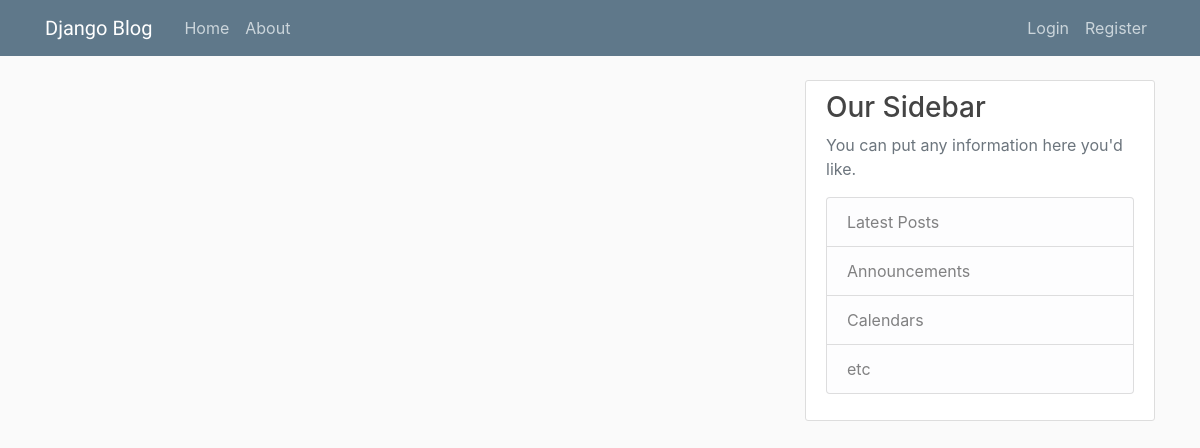
The app's page /, older data.
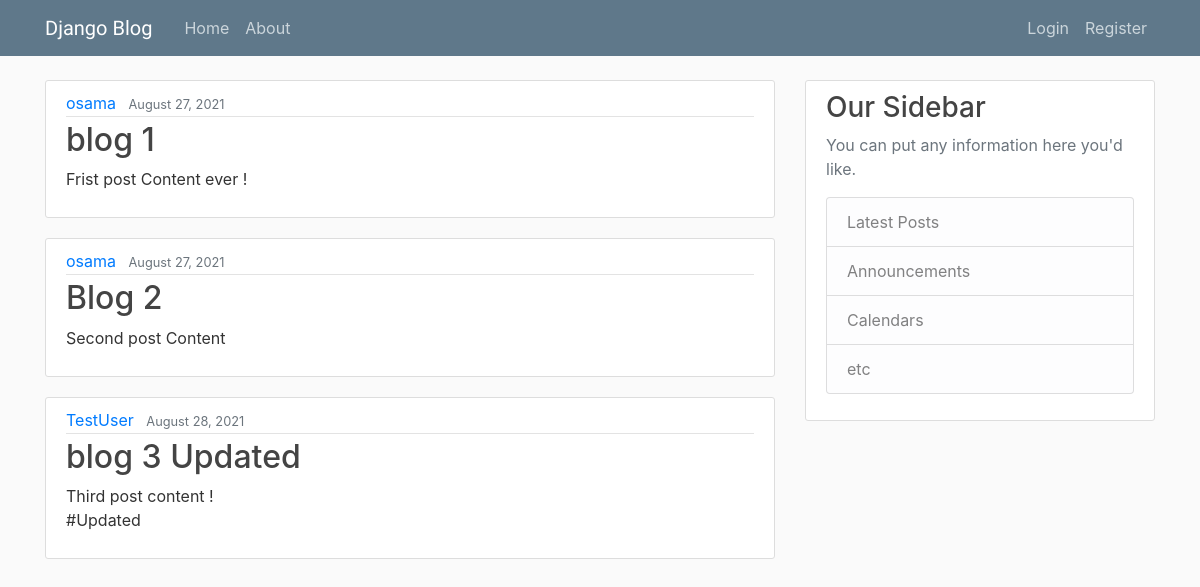
The same page, newer data.
### blog/models.py (models this page shows, shortened)
class Post(models.Model):
    title = models.CharField(max_length=100)
    content = models.TextField()
    date_posted = models.DateTimeField(default=timezone.now)
    author = models.ForeignKey(User, on_delete=models.CASCADE)

### blog/views.py (the view)
# urls.py: path('', views.home, name='blog-home'),
def home(request):
    context = {
        'posts': Post.objects.all()
    }
    return render(request, 'blog/home.html', context)

### blog/templates/blog/home.html
{% extends "blog/base.html" %} {% block content %} {% for post in posts %}
<article class="media content-section">
  <div class="media-body">
    <div class="article-metadata">
      <a class="mr-2" href="#">{{ post.author }}</a>
      <small class="text-muted">{{ post.date_posted | date:"F d, Y"}}</small>
    </div>
    <h2><a class="article-title" href="#">{{ post.title }}</a></h2>
    <p class="article-content">{{ post.content }}</p>
  </div>
</article>
{% endfor %} {% endblock content %}

### blog/templates/blog/base.html (shortened to what this page needs)
{% load static %}
<!DOCTYPE html>
<html lang="en">
<head>
  <link rel="stylesheet" href="https://maxcdn.bootstrapcdn.com/bootstrap/4.0.0/css/bootstrap.min.css"
>
  <link rel="stylesheet" type="text/css" href="{% static 'blog/main.css' %}">
</head>
<body>
  <header class="site-header">
    <nav class="navbar navbar-expand-md navbar-dark bg-steel fixed-top">
      <div class="container">
        <a class="navbar-brand mr-4"  style="font-family: lobster ;" href="{% url 'blog-home' %}">Django Blog</a>
        <div class="collapse navbar-collapse" id="navbarToggle">
          <div class="navbar-nav mr-auto">
            <a class="nav-item nav-link" href="{% url 'blog-home' %}">Home</a>
            <a class="nav-item nav-link" href="{% url 'blog-about' %}">About</a>
          </div>
          <div class="navbar-nav">
            {% if user.is_authenticated %}
            <a class="nav-item nav-link" href="{% url 'profile' %}">Profile</a>
            <a class="nav-item nav-link" href="{% url 'logout' %}">Logout</a>
            {%else%}
            <a class="nav-item nav-link" href="{% url 'login' %}">Login</a>
            <a class="nav-item nav-link" href=" {% url 'register' %}">Register</a>
            {%endif%}
          </div>
        </div>
      </div>
    </nav>
  </header>
  <main role="main" class="container">
    <div class="row">
      <div class="col-md-8">
        {% block content %}{% endblock %}
      </div>
      <div class="col-md-4">
        <div class="content-section">
          <h3>Our Sidebar</h3>
          <p class='text-muted'>You can put any information here you'd like.
          <ul class="list-group">
            <li class="list-group-item list-group-item-light">Latest Posts</li>
            <li class="list-group-item list-group-item-light">Announcements</li>
            <li class="list-group-item list-group-item-light">Calendars</li>
            <li class="list-group-item list-group-item-light">etc</li>
          </ul>
          </p>
        </div>
      </div>
    </div>
  </main>
</body>
</html>

### blog/static/blog/main.css (style rules this page uses)
body { background: #fafafa; color: #333333; margin-top: 5rem; }
h1, h2, h3, h4, h5, h6 { color: #444444; }
ul { margin: 0; }
.bg-steel { background-color: #5f788a; }
.site-header .navbar-nav .nav-link { color: #cbd5db; }
.content-section { background: #ffffff; padding: 10px 20px; border: 1px solid #dddddd; border-radius: 3px; margin-bottom: 20px; }
.article-title { color: #444444; }
.article-content { white-space: pre-line; }
.article-metadata { padding-bottom: 1px; margin-bottom: 4px; border-bottom: 1px solid #e3e3e3; }

Row changes from the older to the newer data that the page shows:
added Post: author "osama", date_posted "August 27, 2021", title "blog 1", content "Frist post Content ever !"
added Post: author "osama", date_posted "August 27, 2021", title "Blog 2", content "Second post Content"
added Post: author "TestUser", date_posted "August 28, 2021", title "blog 3 Updated", content "Third post content ! #Updated"
